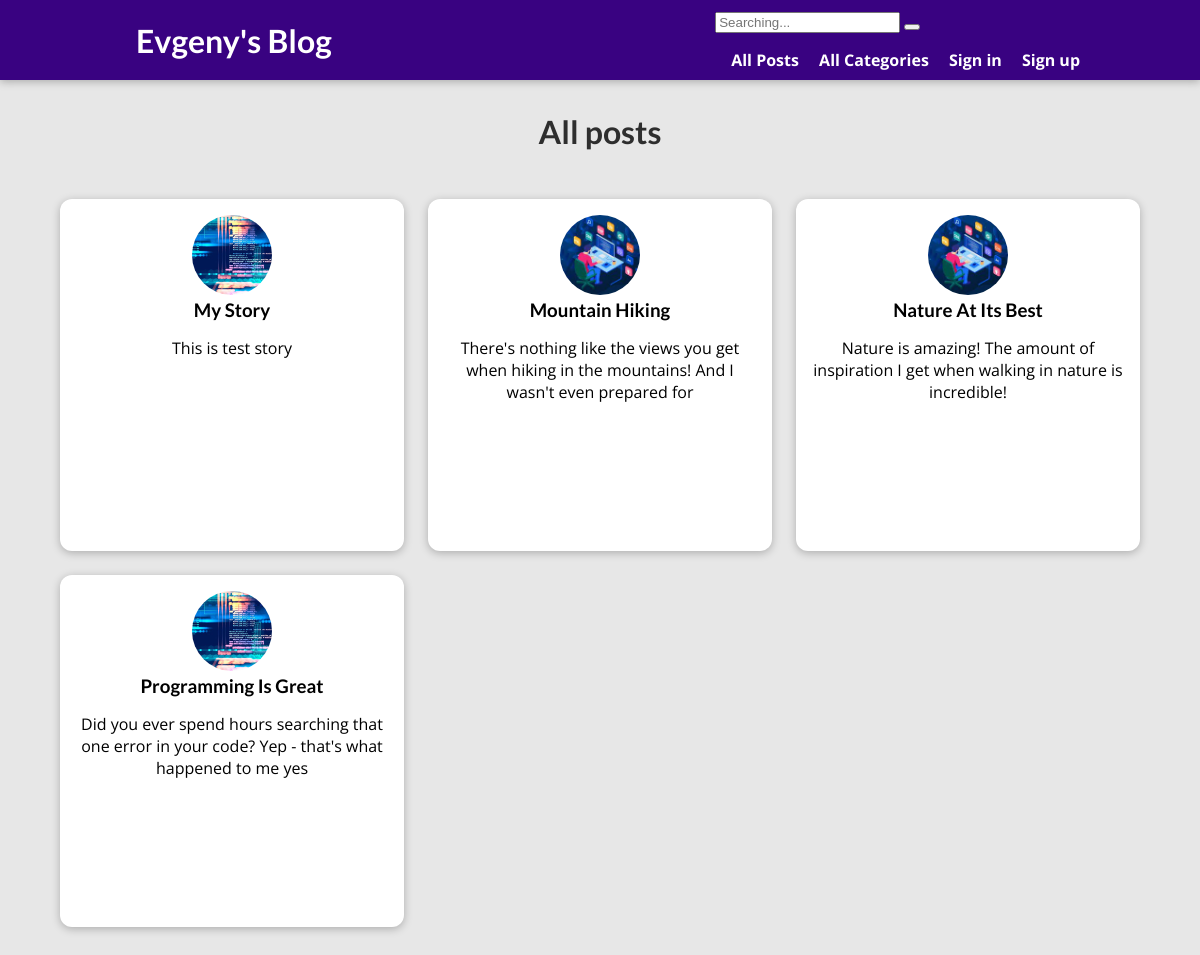
The app's page /posts, older data.
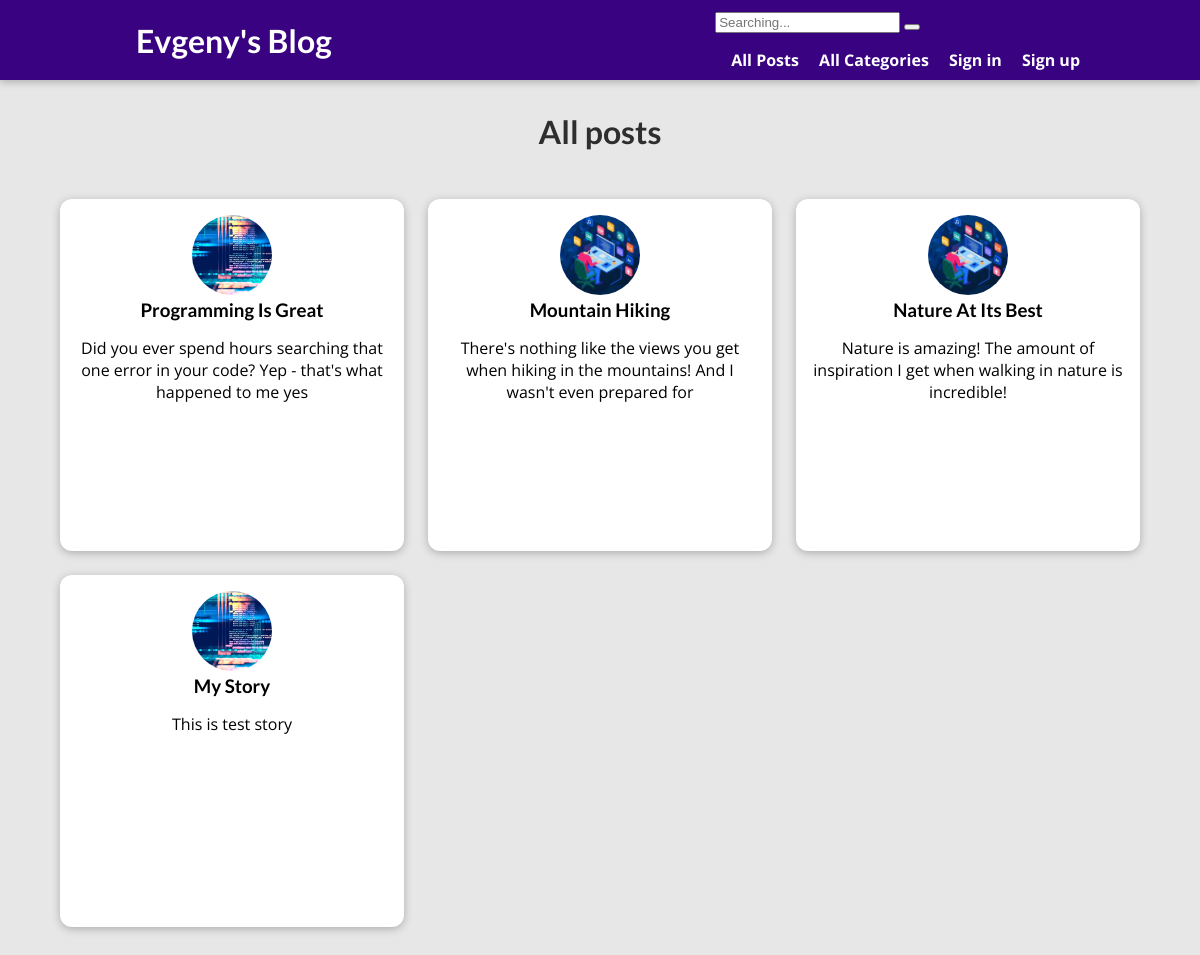
The same page, newer data.
### blog/models.py (models this page shows, shortened)
class Post(models.Model):
    title = models.CharField(max_length=20)
    views = models.IntegerField(default=0)
    excerpt = models.CharField(max_length=100)
    image = models.ImageField(upload_to='posts', null=True)
    date = models.DateField(auto_now=True)
    time = models.TimeField(auto_now=True, null=True)
    slug = models.SlugField(unique=True)
    content = models.TextField(validators=[MinLengthValidator(10)])
    author = models.ForeignKey(Author, on_delete=models.SET_NULL, null=True, related_name="posts")
    tags = models.ManyToManyField(Tag)

### blog/views.py (the view)
# urls.py: path('posts', views.PostsView.as_view(), name='posts-page'),
class PostsView(ListView):
    template_name = 'blog/all-posts.html'
    model = Post
    ordering = ['-time']
    context_object_name = 'posts'

### blog/templates/blog/all-posts.html (shortened to what this page needs)
{% extends 'base.html' %}
{% load static %}
{% block css_files %}
    <link rel="stylesheet" href="{% static 'blog/all-posts.css' %}">
{% endblock %}
{% block content%}
    <section id="all-posts">
        <h2>All posts</h2>
        <ul>
            {% for post in posts %}
                {% include 'blog/includes/post.html' %}
            {% endfor %}
        </ul>
    </section>
{% endblock %}

### blog/templates/blog/includes/post.html
{% load static %}
{% block css_files%}
    <link rel="stylesheet" href="{% static 'blog/post.css'%}">
{% endblock %}
<li>
    <article class="post">
        <a href="{% url 'post-detail-page' post.slug %}">
            <img src="{{ post.image.url }}">
            <div class="post__content">
                <h3>{{ post.title }}</h3>
                <p>{{ post.excerpt }}</p>
            </div>
        </a>
    </article>
</li>

Row changes from the older to the newer data that the page shows:
changed Post "Programming Is Great": moves up the list
changed Post "My Story": moves down the list
